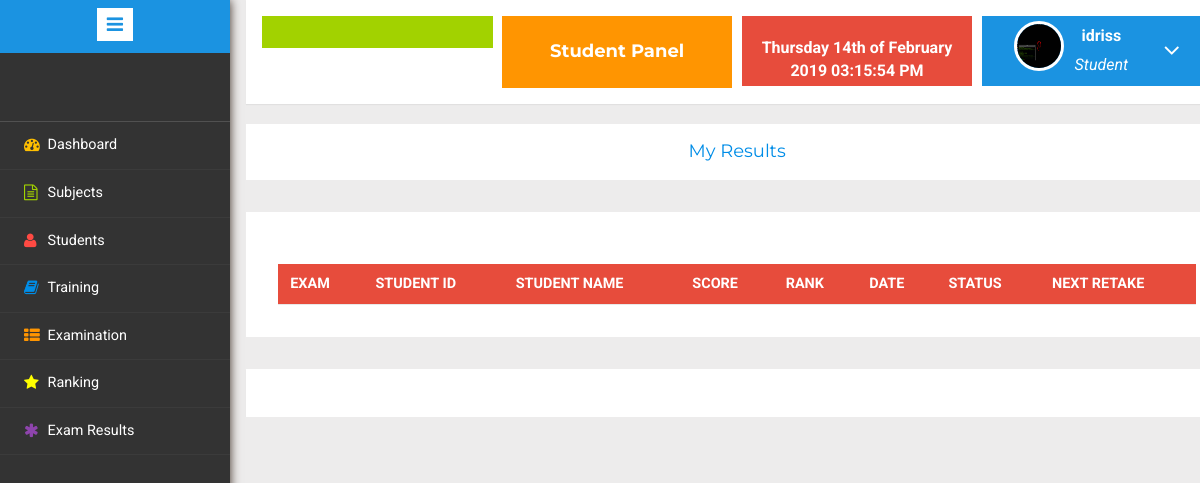
Before: /student/result.php (signed in) with the older database file.
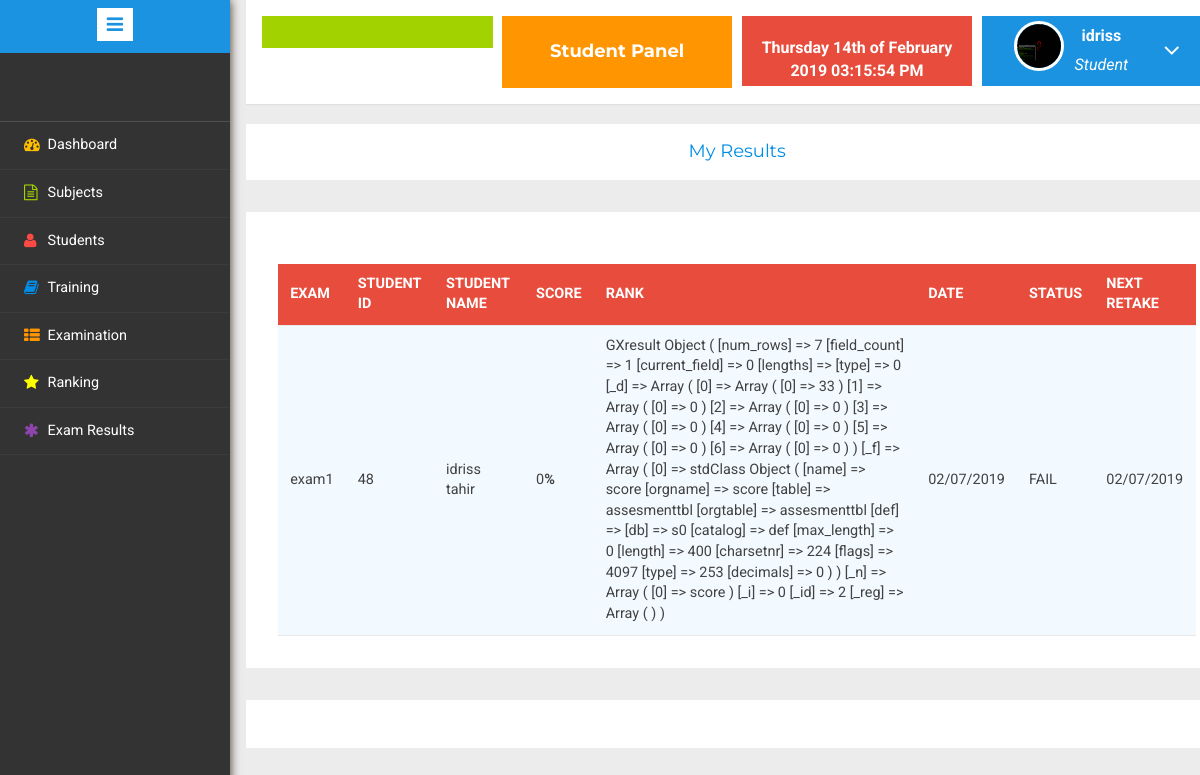
After: the same page with the newer database file.
### tables this page shows
CREATE TABLE `assesmenttbl` (
  `recordid` int(11) NOT NULL,
  `studid` int(11) NOT NULL,
  `studname` varchar(100) NOT NULL,
  `examname` varchar(100) NOT NULL,
  `examid` int(11) NOT NULL,
  `score` varchar(100) NOT NULL,
  `status` varchar(100) NOT NULL,
  `nextretake` varchar(50) NOT NULL,
  `date` varchar(50) NOT NULL
);

### student/checkstud.php (called while the page is built, shortened)
<?php
$student_check= $_SESSION["studentid"];
$ses_sql=mysql_query("select * from studenttbl where studid = '$student_check'");
$row = mysql_fetch_assoc($ses_sql);
$my_id=$row['studid'];
?>

### student/result.php (the view, shortened to what this page needs)
<!DOCTYPE HTML>
<html>
<head>
</head>
<body>
<div class="page-container">
<div class="left-content">
<div class="mother-grid-inner">
<?php
 if($_SESSION["studentid"]==true)
{
 include("checkstud.php");
 include("header.php"); ?>
	<ol class="breadcrumb">
	                  <center><li class="breadcrumb-item"><h4><a href="">My Results</a></h4></li></center>
            </ol>
<?php
$rank = "SELECT score FROM assesmenttbl ORDER BY score DESC";
$re1 = mysql_query($rank);
$sql="SELECT * FROM assesmenttbl WHERE studid = '$my_id'";
$result = mysql_query($sql);
?>
<div class="agile-grids">
<div class="agile-tables">
<div class="w3l-table-info">
<table width="100%" id="table">
<thead>
<tr>
               <th align="left">Exam</th>
			   <th align="left">Student ID</th>
			   <th align="left">Student Name</th>
			   <th align="left">Score</th>
			   <th align="left">Rank</th>
			   <th align="left">Date</th>
               <th align="left">Status</th>
			   <th align="left">Next Retake</th>
</tr>
</thead>
<tbody>
<?php while($rows=mysql_fetch_assoc($result))
{
	extract($rows);
	?>
    <tr>
    <td><?php echo $rows['examname'];?></td>
    <td><?php echo $rows['studid'];?></td>
	<td><?php echo $rows['studname'];?></td>
	<td><?php echo $rows['score'];?><b>%</b></td>
	<td><?php print_r($re1);?></td>
	<td><?php echo $rows['date'];?></td>
	<td><?php echo $rows['status'];?></td>
	<td><?php echo $rows['nextretake'];?></td>
    </tr>
<?php }?>
</tbody>
</table>
</div>
</div>
</div>
<?php include("footer.php"); ?>
	<?php include("sidebar.php"); ?>
	<?php }
else
	header('location:login.php');
?>
</body>
</html>

### student/sidebar.php (shortened to what this page needs)
<!DOCTYPE HTML>
<html>
<head>
<link href="css/bootstrap.min.css" rel='stylesheet' type='text/css' />
<link href="css/style.css" rel='stylesheet' type='text/css' />
<link rel="stylesheet" href="css/morris.css" type="text/css"/>
<link href="css/font-awesome.css" rel="stylesheet">
<link rel="stylesheet" href="css/icon-font.min.css" type='text/css' />
</head>
<body>
				<div class="sidebar-menu">
					<header class="logo1">
						<a href="#" class="sidebar-icon"> <span class="fa fa-bars"></span> </a>
					</header>
					<br>
					<br>
					<br>
                           <div class="menu">
									<ul id="menu" >
										<li><a href="index.php"><i class="fa fa-tachometer" style="color:#ffbf00"></i> <span>Dashboard</span><div class="clearfix"></div></a></li>
										 <li id="menu-academico" ><a href="subject.php"><i class="fa fa-file-text-o" style="color:#a2d200"></i><span>Subjects</span><div class="clearfix"></div></a></li>
							             <li id="menu-academico" ><a href="students_list.php"><i class="fa fa-user" style="color:#ff4a43;"></i><span> Students</span><div class="clearfix"></div></a></li>
							             <li id="menu-academico" ><a href="please.php"><i class="fa fa-book" aria-hidden="true" style="color:#008DE7;"></i><span> Training</span> <div class="clearfix"></div></a></li>
								         <li id="menu-academico" ><a href="#"><i class="fa fa-th-list" style="color:#ff9501;" ></i><span> Examination</span> <div class="clearfix"></div></a>
										  </li>
								         <li id="menu-academico" ><a href="result.php"><i class="fa fa-star" aria-hidden="true" style="color:#ffff00"></i><span> Ranking</span> <div class="clearfix"></div></a></li>
										 <li id="menu-academico" ><a href="result.php"><i class="fa fa-asterisk" style="color:#8e44ad;" ></i><span> Exam Results</span> <div class="clearfix"></div></a></li>
								  </ul>
								</div>
							  </div>
							  <div class="clearfix"></div>
</body>
</html>

Changed rows visible on the page:
added assesmenttbl: examname "exam1", studid "48", studname "idriss tahir", score "0", value "GXresult Object ( [num_rows] => 7 [field_count] => 1 [current_field] => 0 [lengths] => [type] => 0 [_d] => Array ( [0] => Array ( [0] => 33 ) [1] => Array ( [0] => 0 ) [2] => Array ( [0] => 0 ) [3] => Array ( [0] => 0 ) [4] => Array ( [0] => 0 ) [5] => Array ( [0] => 0 ) [6] => Array ( [0] => 0 ) ) [_f] => Array ( [0] => stdClass Object ( [name] => score [orgname] => score [table] => assesmenttbl [orgtable] => assesmenttbl [def] => [db] => s0 [catalog] => def [max_length] => 0 [length] => 400 [charsetnr] => 224 [flags] => 4097 [type] => 253 [decimals] => 0 ) ) [_n] => Array ( [0] => score ) [_i] => 0 [_id] => 2 [_reg] => Array ( ) )", date "02/07/2019", status "FAIL", nextretake "02/07/2019"
